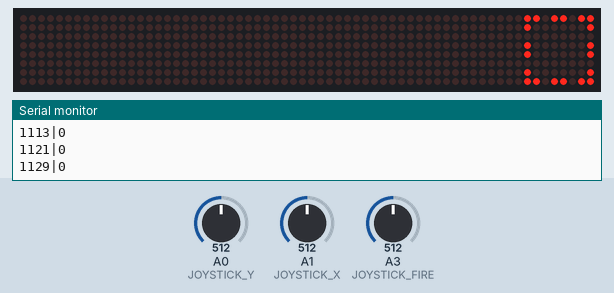
Simulated run of this sketch. Board: Arduino Uno, built with avr-gcc and run on an emulated ATmega328P. Parts: 64×8 LED matrix, the last lines printed to the serial monitor. The test bench sets the inputs (shaded band); at power-on: A3 (JOYSTICK_FIRE) = 512, A0 (JOYSTICK_Y) = 512, A1 (JOYSTICK_X) = 512. Random numbers use the default seed unless the sketch sets one.

Above: at 1.2 s.
1.3 s: A3 (JOYSTICK_FIRE) set to 0
At 1.67 s:
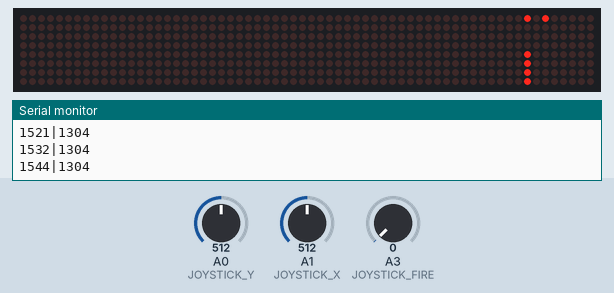
At 2.47 s:
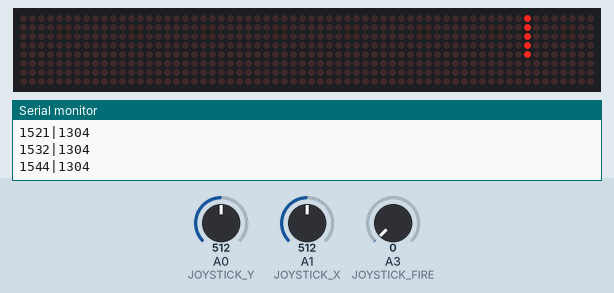
3.3 s: A0 (JOYSTICK_Y) set to 412
6.3 s: A0 (JOYSTICK_Y) set to 385
At 6.71 s:
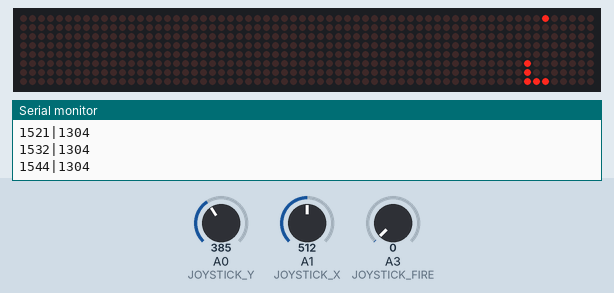

The sketch:

snake.ino
```cpp
#include <cppQueue.h>
#include <LedControl.h>

#define DIN 11
#define CS 7
#define CLK 13
#define JOYSTICK_X A1
#define JOYSTICK_Y A0
#define JOYSTICK_FIRE A3
#define RANDOM_SOURCE_PIN A2
#define START_LENGTH 5
#define POS_UPDATE_TIME 500
#define POS_UPDATE_TIME_BOOST 200
#define APPLE_UPDATE_TIME 250
#define START_HOLD_TIME 250

// Vector stuff
class Vector {

  int calcSwapping(int value) {
    if (value == 0) return 0;
    else if (value > 0) return value % 8;
    else return 8 + (value % 8);
  }

  public:
    int x;
    int y;

    Vector(int x, int y) {
      this->x = x;
      this->y = y;
    }

    Vector() {
      this->x = 0;
      this->y = 0;
    }

    Vector add(int x, int y) {
      return Vector(calcSwapping(this->x + x), calcSwapping(this->y + y));
    }

    Vector add(Vector vect) {
      return this->add(vect.x, vect.y);
    }

    bool sumInBounds(int x, int y) {
      int newX = this->x + x;
      int newY = this->y + y;

      return newX >=0 && newX < 8 && newY >=0 && newY < 8;
    }

    bool sumInBounds(Vector vect) {
      return sumInBounds(vect.x, vect.y);
    }

    Vector opposite() {
      return Vector(-this->x, -this->y);
    }

    bool isZero() {
      return this->x == 0 && this->y == 0;
    }

    bool equalTo(Vector vect) {
      return this->x == vect.x && this->y == vect.y;
    }

    void print() {
      Serial.print("[");
      Serial.print(this->x);
      Serial.print(",");
      Serial.print(this->y);
      Serial.print("]");
    }

    void println() {
      this->print();
      Serial.println();
    }

};

Vector randVect() {
  return Vector((int) random(0, 8), (int) random(0, 8));
}

Vector randDir() {
  int rand = random(0, 4);
  switch (rand) {
    case 0: return Vector(0, 1);
    case 1: return Vector(0, -1);
    case 2: return Vector(1, 0);
    default: return Vector(-1, 0);
  }
}

Vector velocity = Vector(0, 0);

cppQueue snake(sizeof(Vector), 64, FIFO);

bool snakePixels[8][8];

Vector freePixels[64];

bool stopped;

bool started = false;

long startHoldMillis = 0;

bool joystickLock = false;

Vector applePos = Vector(-1, -1);

LedControl lc = LedControl(DIN, CLK, CS,0);

long posUpdateMillis = 0;

long appleMillis = 0;

bool boost = false;

bool turned = false;

/**
 * false - wall swap
 * true - wall kill
 */
bool gameMode = false;

void setPix(Vector pos, bool state) {
  lc.setLed(0,pos.x,pos.y,state);
}

void spawnSnake() {
  for (int i = 0; i < 8; i++) {
    for (int j = 0; j < 8; j++) {
      snakePixels[i][j] = false;
    }
  }

  Vector current = randVect();
  snake.push(&current);
  setPix(current, true);
  snakePixels[current.x][current.y] = true;

  Vector dir = randDir();

  for (int i = 1; i < START_LENGTH; i++) {
    current = current.add(dir);
    snake.push(&current);
    setPix(current, true);
    snakePixels[current.x][current.y] = true;
  }

  velocity = dir;

}

void spawnApple() {
  int freeCount = 0;
  for (int i = 0; i < 8; i++) {
    for (int j = 0; j < 8; j++) {
      if (!snakePixels[i][j]) {
        freePixels[freeCount] = Vector(i, j);
        freeCount++;
      }
    }
  }

  setPix(applePos, false);
  applePos = freePixels[random(0, freeCount)];
  setPix(applePos, true);
}

// Makes game start
void gameStart() {
  started = true;
  lc.clearDisplay(0);
  randomSeed(analogRead(RANDOM_SOURCE_PIN));

  spawnSnake();
  spawnApple();
}

void displayGM() {
  lc.clearDisplay(0);
  if (gameMode) {
    for (int i = 0; i < 8; i++) {
      setPix(Vector(0, i), true);
      setPix(Vector(i, 0), true);
      setPix(Vector(7, i), true);
      setPix(Vector(i, 7), true);
    }
  } else {
    setPix(Vector(0, 0), true);
    setPix(Vector(0, 7), true);
    setPix(Vector(7, 7), true);
    setPix(Vector(7, 0), true);

    setPix(Vector(1, 0), true);
    setPix(Vector(0, 1), true);

    setPix(Vector(6, 7), true);
    setPix(Vector(7, 6), true);

    setPix(Vector(0, 6), true);
    setPix(Vector(1, 7), true);

    setPix(Vector(6, 0), true);
    setPix(Vector(7, 1), true);

    setPix(Vector(0, 3), true);
    setPix(Vector(0, 4), true);

    setPix(Vector(7, 3), true);
    setPix(Vector(7, 4), true);

    setPix(Vector(3, 0), true);
    setPix(Vector(4, 0), true);

    setPix(Vector(3, 7), true);
    setPix(Vector(4, 7), true);
  }
}


void gameSetup() {
  displayGM();
}

void gameSetupLoop() {
  if (analogRead(JOYSTICK_FIRE) == 0) {
    if (startHoldMillis == 0) {
      startHoldMillis = millis();
    }

  } else {
    startHoldMillis = 0;
  }

  Serial.print(millis());
  Serial.print("|");
  Serial.println(startHoldMillis);

  if (startHoldMillis != 0 && (startHoldMillis + START_HOLD_TIME) <= millis()) {
    gameStart();
    return;
  }

  int x = analogRead(JOYSTICK_X);

  if (x > 624) {
    if (!gameMode) {
      gameMode = true;
      displayGM();
    }
  }
  else if (x < 400) {
    if (gameMode) {
      gameMode = false;
      displayGM();
    }
  }

}

void setup() {

  Serial.begin(9600);

  pinMode(JOYSTICK_X, INPUT);
  pinMode(JOYSTICK_Y, INPUT);
  pinMode(JOYSTICK_FIRE, INPUT);

  lc.shutdown(0,false);
  lc.setIntensity(0,0);
  lc.clearDisplay(0);

  gameSetup();

}

void gameWon() {
  // Displays GG
  stopped = true;
  lc.clearDisplay(0);
  setPix(Vector(7, 6), true);
  setPix(Vector(7, 5), true);
  setPix(Vector(6, 7), true);
  setPix(Vector(5, 7), true);
  setPix(Vector(4, 7), true);
  setPix(Vector(3, 6), true);
  setPix(Vector(3, 5), true);
  setPix(Vector(4, 4), true);
  setPix(Vector(5, 4), true);
  setPix(Vector(5, 5), true);

  setPix(Vector(2, 1), true);
  setPix(Vector(2, 0), true);
  setPix(Vector(1, 0), true);
  setPix(Vector(0, 1), true);
  setPix(Vector(0, 2), true);
  setPix(Vector(1, 3), true);
  setPix(Vector(2, 3), true);
  setPix(Vector(3, 3), true);
  setPix(Vector(4, 2), true);
  setPix(Vector(4, 1), true);
}

// Updates snake position periodically
void updatePos() {

  if (millis() >= posUpdateMillis) {

    Vector newPos = Vector(0, 0);
    snake.peekPrevious(&newPos);

    if (gameMode && turned && !newPos.sumInBounds(velocity)) {
      setPix(applePos, false);
      stopped = true;
      return;
    }

    newPos = newPos.add(velocity);

    Vector rear = Vector(0, 0);
    snake.peek(&rear);

    boolean removeRear = true;

    if (applePos.equalTo(newPos)) {
      if (snake.getCount() >= 63) {
        gameWon();
        return;
      }
      setPix(newPos, true);
      snakePixels[newPos.x][newPos.y] = true;
      spawnApple();
      snakePixels[newPos.x][newPos.y] = false;
      removeRear = false;
    }

    if (removeRear) {
      snake.pop(&rear);
      setPix(rear, false);
      snakePixels[rear.x][rear.y] = false;
    }

    if (snakePixels[newPos.x][newPos.y]) {

      setPix(applePos, false);
      stopped = true;
      return;

    }

    snake.push(&newPos);
    setPix(newPos, true);
    snakePixels[newPos.x][newPos.y] = true;

    joystickLock = false;
    posUpdateMillis = millis() + (boost? POS_UPDATE_TIME_BOOST : POS_UPDATE_TIME);
  }
}

// Reads input from joystick and sets direction of snake movement
void updateVelocity() {
  if (joystickLock) return;

  int x = analogRead(JOYSTICK_X);
  int y = analogRead(JOYSTICK_Y);

// Snake moves horizontally
  if (velocity.x != 0) {

    if (x < 400 || x > 624) return;

    if (y > 624) {
      velocity = Vector(0, -1);
      joystickLock = true;
    }
    else if (y < 400) {
      velocity = Vector(0, 1);
      joystickLock = true;
    }

    // Snake moves vertically
  } else if (velocity.y != 0) {

    if (y < 400 || y > 624) return;

    if (x > 624) {
      velocity = Vector(-1, 0);
      joystickLock = true;
    }
    else if (x < 400) {
      velocity = Vector(1, 0);
      joystickLock = true;
    }

    // Snakes does not move (game start)
  }

}

Vector make4dir(Vector v) {
  if (v.x > 0 || v.x < 0) return Vector(v.x, 0);
  return v;
}

bool step = false;

void animateApple() {
  if (millis() >= appleMillis) {

    setPix(applePos, step = !step);

    appleMillis = millis() + APPLE_UPDATE_TIME;
  }
}

bool inversed = false;

// Loop
void loop() {
  if (!started) {
    gameSetupLoop();
    return;
  }

  if (stopped) {
    lc.setIntensity(0,inversed ? 15 : 0);
    inversed = !inversed;
    delay(250);
    return;
  }

  boost = analogRead(JOYSTICK_FIRE) == 0;

  updateVelocity();

  if (!turned && joystickLock) {
    turned = true;
  }

  updatePos();
  animateApple();

}
```

Measured:
- the behaviour switches between 400 and 399 on A0 (JOYSTICK_Y) (found by bisection; images 2 and 3)
- after the input at 1.3 s, the display: first changes after 0.27 s (image 1 shows a later state)
